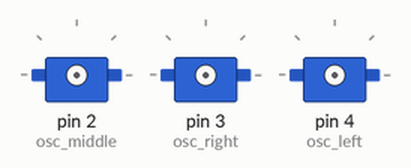
Simulated run of this sketch. Board: Arduino Uno, built with avr-gcc and run on an emulated ATmega328P. Parts: 3 × servo.

Above: at 0.1 s.
At 1.15 s:
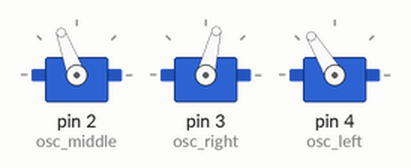
At 9.9 s:
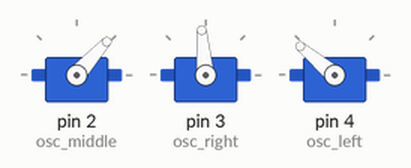
At 20.45 s:
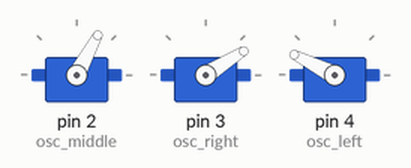
At 30.07 s:
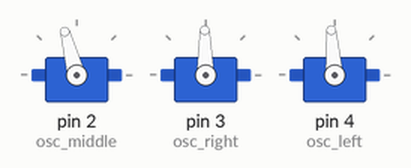
At 39.83 s:
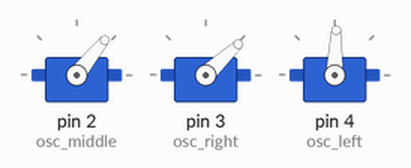
Timing chart, 0 to 40.0 s (numbered marks = the images above):
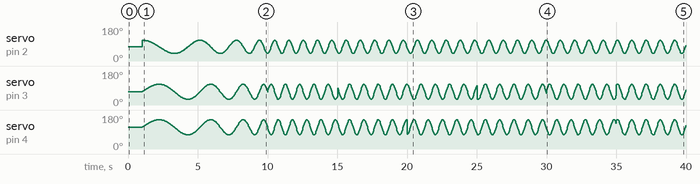

The sketch:

hexapod-demo.ino
```cpp
//Adaptado para o portugues - br
//Este código é para controlar um robô que se move através de oscilações em seus servomotores.
//Direitos autorais
//https://github.com/Obijuan/ArduSnake


#include <Servo.h>
#include <Oscillator.h>


//-- Declare the oscillators
Oscillator osc_middle, osc_right, osc_left;

//-- Parâmetros globais para os osciladores
unsigned int A=40; // Amplitude (maior -> passos mais longos) ajuste 10-40
unsigned int T=5000; // Período (menor -> movimentos mais rápidos)
void(* resetFunc) (void) = 0;//declara a função de reset no endereço 0

void setup()
{
delay(1000); // Pequeno atraso de inicialização, substituir por pressionar o botão de início (se presente)

//-- Anexar os osciladores aos servos
osc_middle.attach(2); // 2,3 e 4 são os pinos digitais
osc_right.attach(3);
osc_left.attach(4);

//-- Definir os parâmetros
osc_middle.SetO(-15); // Correção para o desvio dos servos
osc_right.SetO(-20);
osc_left.SetO(25);

osc_middle.SetA(35); // Motor do meio precisa de uma amplitude pequena (5-10)
osc_right.SetA(A);
osc_left.SetA(A);

osc_middle.SetT(T); // Definir o período de trabalho
osc_right.SetT(T);
osc_left.SetT(T);

//-- Atualizar os osciladores
osc_middle.refresh();
osc_right.refresh();
osc_left.refresh();

//-- Definir a diferença de fase
//-- Isso define o tipo de movimento que o robô faz
osc_middle.SetPh(DEG2RAD( 90 ));
osc_left.SetPh( DEG2RAD( 0 ));
osc_right.SetPh( DEG2RAD( 0 )); // Por exemplo, colocando 180 aqui fará o robô girar no sentido horário

}

void loop()
{
unsigned long time;
time = millis(); // Usamos isso para determinar a duração dos movimentos

if(time < 10000) { // Primeiro o robô vai para frente com uma aceleração
T = map(time,1000,10000,5000,1000);
osc_middle.SetT(T); // Definir o período de trabalho (cada vez menor, de T=5000 para T=1000)
osc_right.SetT(T);
osc_left.SetT(T);

} else if(time < 15000) { // Em seguida, o robô girará no sentido horário
osc_right.SetPh( DEG2RAD( 180 ));
osc_left.SetPh( DEG2RAD( 0 ));

} else if(time < 20000) { // Para frente
osc_right.SetPh( DEG2RAD( 0 ));
osc_left.SetPh( DEG2RAD( 0 ));

} else if(time < 25000) { // Sentido anti-horário
osc_right.SetPh( DEG2RAD( 0 ));
osc_left.SetPh( DEG2RAD( 180 ));

} else if(time < 30000) { // Para trás
osc_right.SetPh( DEG2RAD( 180 ));
osc_left.SetPh( DEG2RAD( 180 ));


 } else if (time < 35000) { // Sentido anti-horário
osc_right.SetPh(DEG2RAD(0));
osc_left.SetPh(DEG2RAD(180));

} else if (time < 40000) { // Posição de repouso
osc_right.SetPh(DEG2RAD(90));
osc_left.SetPh(DEG2RAD(90));

} else if (time < 45000) { // Para frente
osc_right.SetPh(DEG2RAD(0));
osc_left.SetPh(DEG2RAD(0));

} else if (time < 55000) { // Desacelerando lentamente
T = map(time, 45000, 55000, 1000, 10000);
osc_middle.SetT(T); // Define o período de trabalho (cada vez maior, de T=1000 a T=10000)
osc_right.SetT(T);
osc_left.SetT(T);

} else { // Até parar, podemos parar o programa
resetFunc(); // Chama o reset
}

//-- Atualiza os osciladores
osc_middle.refresh();
osc_right.refresh();
osc_left.refresh();
}
```
